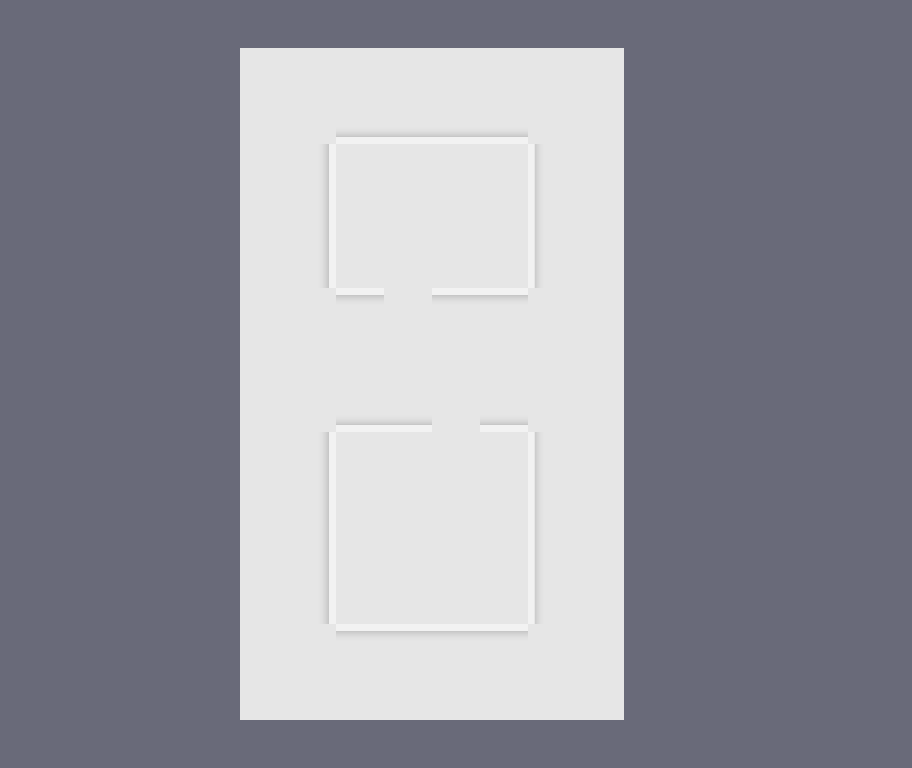

Tiled map render using the project's own tile images. Description and the whole map definition, tile-layer contents included, below:
An orthogonal 19x16 tile map with 48x48 px tiles, 2 tile layers (First_floor, Second_floor).

<map version="1.4" tiledversion="1.4.2" orientation="orthogonal" renderorder="right-down" compressionlevel="0" width="19" height="16" tilewidth="48" tileheight="48" infinite="0" backgroundcolor="#696A79" nextlayerid="3" nextobjectid="1"><tileset firstgid="1" name="Radar" tilewidth="48" tileheight="48" tilecount="9" columns="3" objectalignment="topleft" margin="0" spacing="0"><image source="..\..\9-patch.png" width="144" height="144" /></tileset><layer id="1" name="First_floor" width="19" height="16" opacity="1"><data encoding="csv">0,0,0,0,0,0,0,0,0,0,0,0,0,0,0,0,0,0,0,0,0,0,0,0,5,5,5,5,5,5,5,5,0,0,0,0,0,0,0,0,0,0,0,5,5,5,5,5,5,5,5,0,0,0,0,0,0,0,0,0,0,0,5,5,5,5,5,5,5,5,0,0,0,0,0,0,0,0,0,0,0,5,5,5,5,5,5,5,5,0,0,0,0,0,0,0,0,0,0,0,5,5,5,5,5,5,5,5,0,0,0,0,0,0,0,0,0,0,0,5,5,5,5,5,5,5,5,0,0,0,0,0,0,0,0,0,0,0,5,5,5,5,5,5,5,5,0,0,0,0,0,0,0,0,0,0,0,5,5,5,5,5,5,5,5,0,0,0,0,0,0,0,0,0,0,0,5,5,5,5,5,5,5,5,0,0,0,0,0,0,0,0,0,0,0,5,5,5,5,5,5,5,5,0,0,0,0,0,0,0,0,0,0,0,5,5,5,5,5,5,5,5,0,0,0,0,0,0,0,0,0,0,0,5,5,5,5,5,5,5,5,0,0,0,0,0,0,0,0,0,0,0,5,5,5,5,5,5,5,5,0,0,0,0,0,0,0,0,0,0,0,5,5,5,5,5,5,5,5,0,0,0,0,0,0,0,0,0,0,0,0,0,0,0,0,0,0,0,0,0,0,0,0,0</data></layer><layer id="2" name="Second_floor" width="19" height="16" opacity="1"><data encoding="csv">0,0,0,0,0,0,0,0,0,0,0,0,0,0,0,0,0,0,0,0,0,0,0,0,5,5,5,5,5,5,5,5,0,0,0,0,0,0,0,0,0,0,0,5,5,8,8,8,8,5,5,0,0,0,0,0,0,0,0,0,0,0,5,6,0,0,0,0,4,5,0,0,0,0,0,0,0,0,0,0,0,5,6,0,0,0,0,4,5,0,0,0,0,0,0,0,0,0,0,0,5,6,0,0,0,0,4,5,0,0,0,0,0,0,0,0,0,0,0,5,5,2,0,2,2,5,5,0,0,0,0,0,0,0,0,0,0,0,5,5,5,5,5,5,5,5,0,0,0,0,0,0,0,0,0,0,0,5,5,8,8,0,8,5,5,0,0,0,0,0,0,0,0,0,0,0,5,6,0,0,0,0,4,5,0,0,0,0,0,0,0,0,0,0,0,5,6,0,0,0,0,4,5,0,0,0,0,0,0,0,0,0,0,0,5,6,0,0,0,0,4,5,0,0,0,0,0,0,0,0,0,0,0,5,6,0,0,0,0,4,5,0,0,0,0,0,0,0,0,0,0,0,5,5,2,2,2,2,5,5,0,0,0,0,0,0,0,0,0,0,0,5,5,5,5,5,5,5,5,0,0,0,0,0,0,0,0,0,0,0,0,0,0,0,0,0,0,0,0,0,0,0,0,0</data></layer></map>
